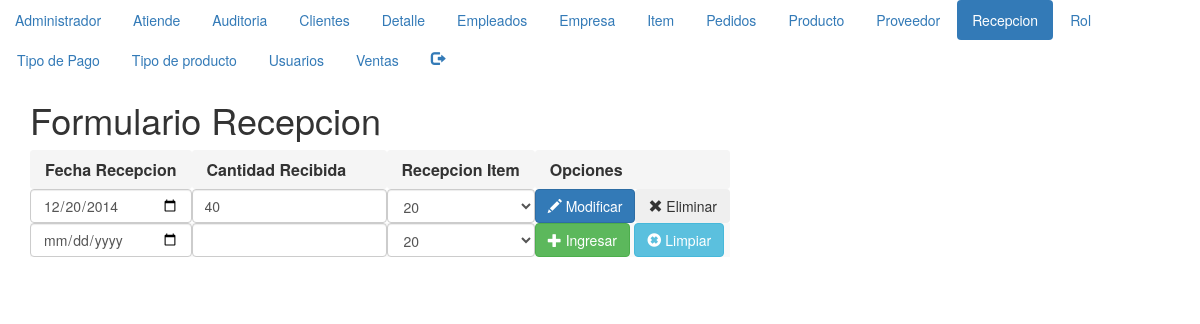
Screenshot of /formulariorecepcion.php (signed in) with the database file from the repository.
### tables this page shows
CREATE TABLE IF NOT EXISTS `recepcion` (
  `IdRecepcion` mediumint(9) NOT NULL,
  `FechaRecepcion` date NOT NULL,
  `CantidadRecibida` int(11) NOT NULL,
  `IdItemRecepcion` mediumint(9) NOT NULL
);

CREATE TABLE IF NOT EXISTS `item` (
  `IdItem` mediumint(9) NOT NULL,
  `CantidadItem` int(11) NOT NULL,
  `IdProductoItem` mediumint(9) NOT NULL,
  `IdPedidosItem` mediumint(9) NOT NULL
);

### recepcion.php (called while the page is built, shortened)
<?php
    class Recepcion{
        private $_conexion;
        private $_paginacion = 10;
        function __construct($conexion,$IdRecepcion,$FechaRecepcion,$CantidadRecibida,$IdItemRecepcion){
            $this->_conexion = $conexion;
        }
        function listar($pagina){
            if ($pagina<=0){
                $listado = mysqli_query($this->_conexion,"SELECT * FROM recepcion ORDER BY IdRecepcion");
            }else{
                $paginacionMax = $pagina * $this->_paginacion;
                $paginacionMin = $paginacionMax - $this->_paginacion;
                $listado = mysqli_query($this->_conexion,"SELECT * FROM recepcion ORDER BY IdRecepcion LIMIT $paginacionMin, $paginacionMax") or die (mysqli_error($this->_conexion));
            }
            return $listado;
        }
        function getPermiso($idUsuario){
            $permisos=mysqli_query($this->_conexion,"SELECT ".static::class."rol AS elPermiso FROM rol WHERE IdRol IN(SELECT IdRolUsuario FROM Usuario WHERE IdUsuario = $idUsuario)");
            $unRegistro=mysqli_fetch_array($permisos);
            return $unRegistro["elPermiso"];
        }
    }
?>

### item.php (called while the page is built, shortened)
<?php
    class Item{
        private $_conexion;
        private $_paginacion = 10;
        function __construct($conexion,$IdItem,$CantidadItem,$IdProductoItem,$IdPedidosItem){
            $this->_conexion = $conexion;
        }
        function listar($pagina){
            if ($pagina<=0){
                $listado = mysqli_query($this->_conexion,"SELECT * FROM item ORDER BY IdItem");
            }else{
                $paginacionMax = $pagina * $this->_paginacion;
                $paginacionMin = $paginacionMax - $this->_paginacion;
                $listado = mysqli_query($this->_conexion,"SELECT * FROM item ORDER BY IdItem LIMIT $paginacionMin, $paginacionMax") or die (mysqli_error($this->_conexion));
            }
            return $listado;
        }
    }
?>

### formulariorecepcion.php (the view, shortened to what this page needs)
<?php
    if (isset($_SESSION['id'])){
?>
<html>
<head>
<link rel="stylesheet" href="https://maxcdn.bootstrapcdn.com/bootstrap/3.3.7/css/bootstrap.min.css">
</head>
<body>
    <?php
        include_once("menu.php");
        $pagina = (isset($_GET['pag']))?$_GET['pag']:"1";
    ?>
    <div class="container">
    <header>
        <h1>Formulario Recepcion</h1>
    </header>
    <table class="table-striped">
    <tbody>
        <tr>
        <th scope="col" class="breadcrumb">Fecha Recepcion</th>
        <th scope="col" class="breadcrumb">Cantidad Recibida</th>
        <th scope="col" class="breadcrumb">Recepcion Item</th>
        <th scope="col" class="breadcrumb">Opciones</th>
        </tr>
<?php
        include_once("../Modelo/conexion.php");
        $objetoConexion = new conexion();
        $conexion = $objetoConexion->conectar();
        include_once("../Modelo/item.php");
        $objetoItem = new Item($conexion,0,'cantidaddetalle','idventasdetalle','idproductodetalle');
        $listaItems = $objetoItem->listar(0);
        include_once("../Modelo/recepcion.php");
        $objetoRecepcion = new Recepcion($conexion,0,'cantidaddetalle','idventasdetalle','idproductodetalle');
        $listaRecepciones = $objetoRecepcion->listar($pagina);
         $permiso = $objetoRecepcion->getPermiso($_SESSION['id']);
if (stripos($permiso,"r")!==false){
        while($unRegistro = mysqli_fetch_array($listaRecepciones)){
            echo '<tr><form id="fModificarRecepcion"'.$unRegistro["IdRecepcion"].' action="../Controlador/Controladorrecepcion.php" method="post">';
            echo '<td><input type="hidden" name="fIdRecepcion"         value="'.$unRegistro['IdRecepcion'].'">';
            echo '    <input type="date" name="fFechaRecepcion"  class="form-control"    value="'.$unRegistro['FechaRecepcion'].'"></td>';
            echo '<td><input type="text" name="fCantidadRecibida"   class="form-control"    value="'.$unRegistro['CantidadRecibida'].'"></td>';
            echo '<td><select name="fIdItemRecepcion" class="form-control">';
            while($otroRegistro = mysqli_fetch_array($listaItems)){
                echo "<option value='{$otroRegistro['IdItem']}'";
                if($unRegistro['IdItemRecepcion']==$otroRegistro['IdItem']){
                    echo " selected ";
                }
                echo ">{$otroRegistro['CantidadItem']}</option>";
            }
            mysqli_data_seek($listaItems,0);
            echo '</select></td>';
            echo '<td>';
            if (stripos($permiso,"u")!==false){
                echo '<button type="submit" class="btn btn-primary" name="fEnviar" value="Modificar"><span class="glyphicon glyphicon-pencil" aria-hidden="true"></span> Modificar</button>';
            }
            if (stripos($permiso,"d")!==false){
                echo '<button type="submit" class="btn btn-secondary" name="fEnviar" value="Eliminar"><span class="glyphicon glyphicon-remove" aria-hidden="true"></span> Eliminar</button>';
            }
            echo '</td>';
            echo '</form></tr>';
        }
}
    ?>
        <?php
        if (stripos($permiso,"c")!==false){
        ?>
            <tr><form id="fIngresarRecepcion" action="../Controlador/Controladorrecepcion.php" method="post">
                <td><input type="hidden" name="fIdRecepcion" value="0">
                    <input type="date" name="fFechaRecepcion" class="form-control"></td>
                <td><input type="text" name="fCantidadRecibida" class="form-control"></td>
                <td><select name="fIdItemRecepcion" class="form-control">
            <?php
                    while($otroRegistro = mysqli_fetch_array($listaItems)){
                       echo "<option value='{$otroRegistro['IdItem']}'>{$otroRegistro['CantidadItem']}</option>";
                    }
            ?>
                </select></td>
                <td><button type="submit" class="btn btn-success" name="fEnviar" value="Ingresar"><span class="glyphicon glyphicon-plus" aria-hidden="true"></span> Ingresar</button>
                    <button type="reset" class="btn btn-info" name="fEnviar" value="Limpiar"><span class="glyphicon glyphicon-remove-sign" aria-hidden="true"></span> Limpiar</button></td>
                </form></tr>
        <?php
        }
        ?>
        </tbody>
    </table>
    <nav></nav>
</div>
</body>
</html>
<?php
    }else{
        header("location:../index.html");
    }
?>

### rows the page displays
recepcion: fFechaRecepcion "12/20/2014", fCantidadRecibida "40", fIdItemRecepcion "20"

### other values shown
form field fIdItemRecepcion "20"
